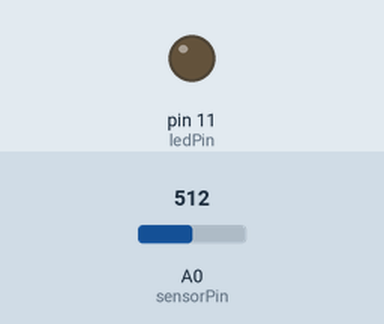
Recording of a sketch running on a simulated Arduino Uno, built with avr-gcc and run on an emulated ATmega328P. Parts: output pins drawn as LEDs (lit = HIGH). The inputs (shaded band) are chosen by the test bench; at power-on: A0 (sensorPin) = 512.

Above: at 1.2 s.
1.3 s: A0 (sensorPin) set to 716
At 2.2 s:
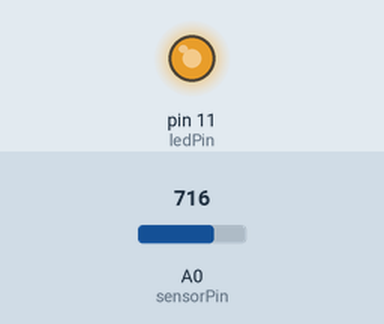
2.8 s: A0 (sensorPin) set to 750
At 3.3 s:
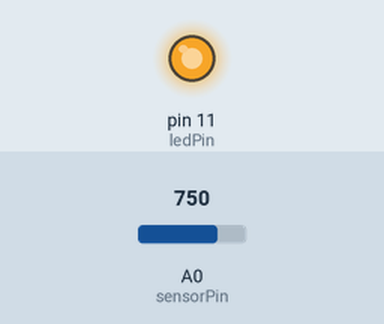
4.3 s: A0 (sensorPin) set to 768
At 5.5 s:
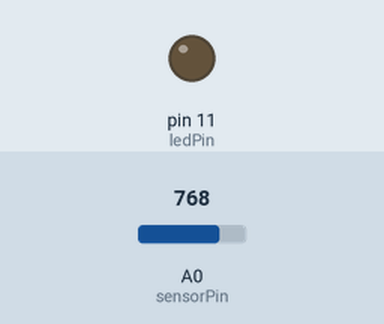
5.8 s: A0 (sensorPin) set to 900
At 6.8 s:
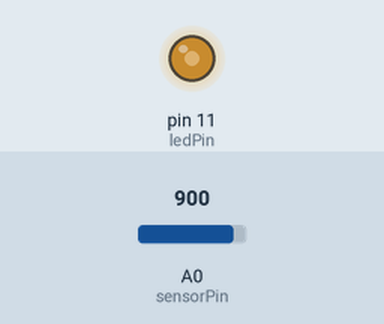
7.3 s: A0 (sensorPin) set to 306
At 8.0 s:
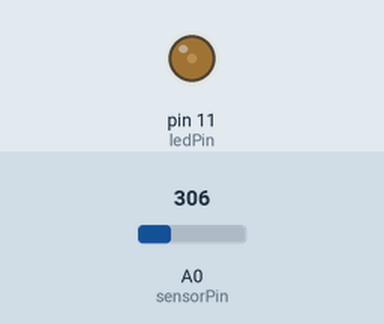
8.8 s: A0 (sensorPin) set to 0
At 9.1 s:
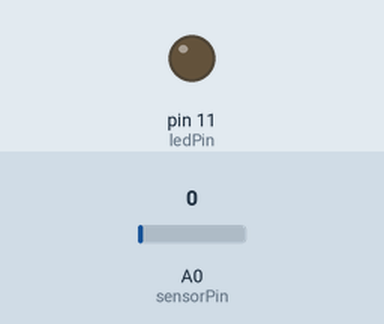
Timing chart, 0 to 11.3 s (numbered marks = the images above; inputs shaded):
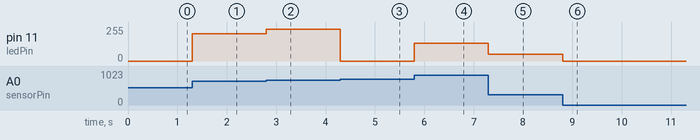

Measured:
- the behaviour switches between 767 and 768 on A0 (sensorPin) (found by bisection; images 2 and 3)
- after the input at 1.3 s, pin 11 (ledPin): 0/255 → 204/255 at once
- after the input at 2.8 s, pin 11 (ledPin): 204/255 → 238/255 at once
- after the input at 4.3 s, pin 11 (ledPin): 238/255 → 0/255 at once
- after the input at 5.8 s, pin 11 (ledPin): 0/255 → 132/255 at once
- after the input at 7.3 s, pin 11 (ledPin): 132/255 → 50/255 at once
- after the input at 8.8 s, pin 11 (ledPin): 50/255 → 0/255 at once

The sketch:

002_-__adjustableLED.ino
```cpp
int sensorPin = 0;
int ledPin = 11;


void setup() {
  pinMode(sensorPin, INPUT);
  pinMode(ledPin, OUTPUT);
}

void loop() {
  int sensorValue = analogRead(sensorPin);

  analogWrite(ledPin, sensorValue);

}
```
